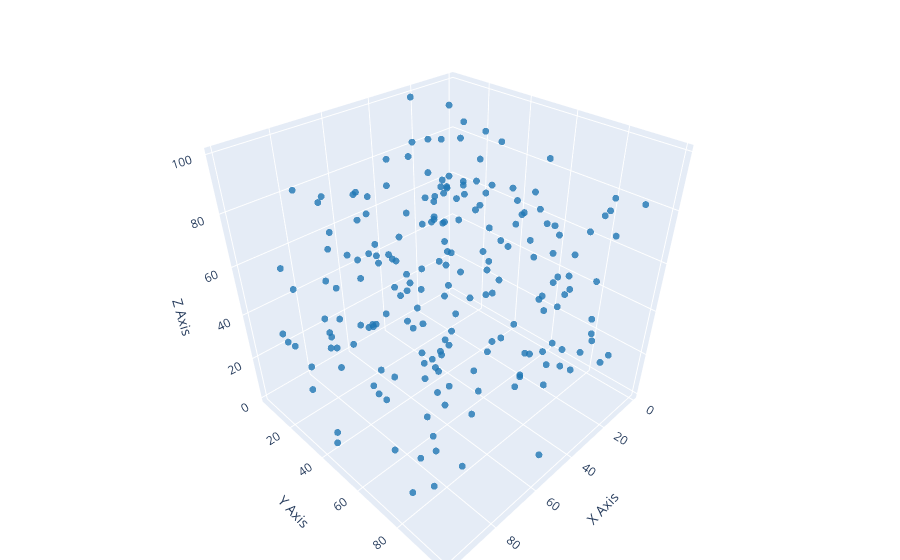

Notebook code for this chart:
### Code cell
import numpy as np
import plotly.graph_objects as go

dataset = np.random.randint(1, 100, size=(200, 3))

fig = go.Figure(data=[
    go.Scatter3d(
        x=dataset[:, 0],
        y=dataset[:, 1],
        z=dataset[:, 2],
        mode="markers",
        marker=dict(size=4, color="#1f77b4", opacity=0.8),
        name="Dataset",
    )
])

fig.update_layout(
    scene=dict(
        xaxis_title="X Axis",
        yaxis_title="Y Axis",
        zaxis_title="Z Axis",
    ),
    margin=dict(l=0, r=0, b=0, t=20),
)

fig.show()

### Figure 1 — Plotly figure (JSON) as saved in the notebook; plotly's stock layout.template omitted (floating-point values rounded to 4 significant figures; data arrays with more than 128 entries replaced by an {"elided": "..."} marker saying what was removed)
{"data": [{"marker": {"color": "#1f77b4", "opacity": 0.8, "size": 4}, "mode": "markers", "name": "Dataset", "type": "scatter3d", "x": {"elided": "200 int values"}, "y": {"elided": "200 int values"}, "z": {"elided": "200 int values"}}], "layout": {"margin": {"b": 0, "l": 0, "r": 0, "t": 20}, "scene": {"xaxis": {"title": {"text": "X Axis"}}, "yaxis": {"title": {"text": "Y Axis"}}, "zaxis": {"title": {"text": "Z Axis"}}}}}
